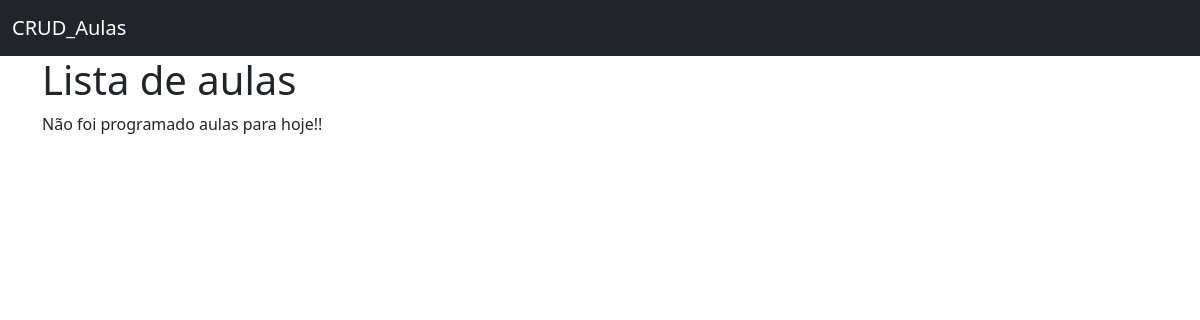
The app's page /, older data.
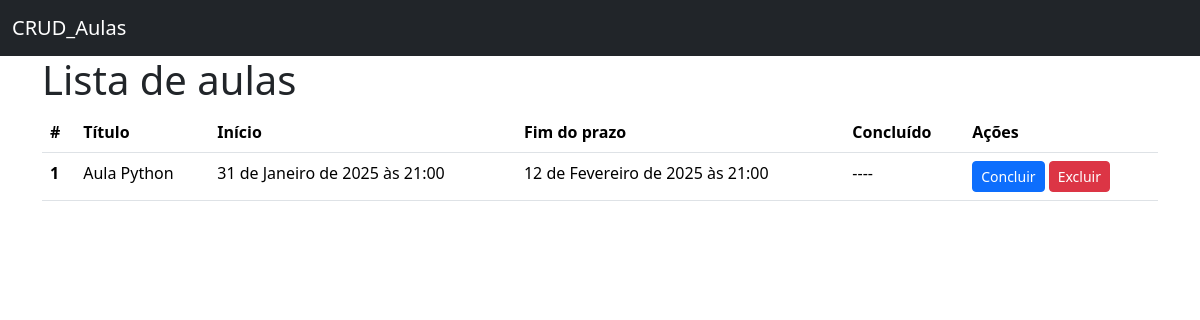
The same page, newer data.
### CRUD/models.py (models this page shows)
class CRUD(models.Model):
    titulo = models.CharField(max_length=100, null=False, blank=False)
    criada = models.DateTimeField(auto_now_add=True, null=False, blank=False)
    data_Entrega = models.DateTimeField(null=False, blank=False)
    finalizada = models.DateTimeField(null=True)

### CRUD/views.py (the view)
# urls.py: path("", CRUDListView.as_view(),name="crud_list"),
class CRUDListView(ListView):
    model = CRUD

### CRUD/templates/CRUD/crud_list.html (shortened to what this page needs)
<!DOCTYPE html>
<html lang="pt-br">
  <head>
    <link href="https://cdn.jsdelivr.net/npm/bootstrap@5.3.3/dist/css/bootstrap.min.css" rel="stylesheet" />
  </head>
  <body>
    <nav class="navbar bg-dark mb-8" data-bs-theme="dark">
      <div class="container-fluid">
        <a class="navbar-brand" href="#">CRUD_Aulas</a>
      </div>
    </nav>
    <main class="container">
      <h1>Lista de aulas</h1>
      {% if crud_list %}
        <table class="table">
          <thead>
            <tr>
              <th scope="col">#</th>
              <th scope="col">Título</th>
              <th scope="col">Início</th>
              <th scope="col">Fim do prazo</th>
              <th scope="col">Concluído</th>
              <th scope="col">Ações</th>
            </tr>
          </thead>
          <tbody>
            {% for crud in crud_list %}
              <tr>
                <th scope="row">{{ crud.id }}</th>
                <td>{{ crud.titulo }}</td>
                <td>{{ crud.criada }}</td>
                <td>{{ crud.data_Entrega }}</td>
                <td>{{ crud.finalizada|default:'----' }}</td>
                <td>
                  <a href="#" class="btn btn-primary btn-sm">Concluir</a>
                  <a href="#" class="btn btn-danger btn-sm">Excluir</a>
                </td>
              </tr>
            {% endfor %}
          </tbody>
        </table>
      {% else %}
        <p>Não foi programado aulas para hoje!!</p>
      {% endif %}
    </main>
  </body>
</html>

Row changes from the older to the newer data that the page shows:
added CRUD: id "1", titulo "Aula Python", criada "31 de Janeiro de 2025 às 21:00", data_Entrega "12 de Fevereiro de 2025 às 21:00", finalizada "----"
Text that changed along with them:
text no longer shown: "Não foi programado aulas para hoje!!"
text now shown: "# Título Início Fim do prazo Concluído Ações"
